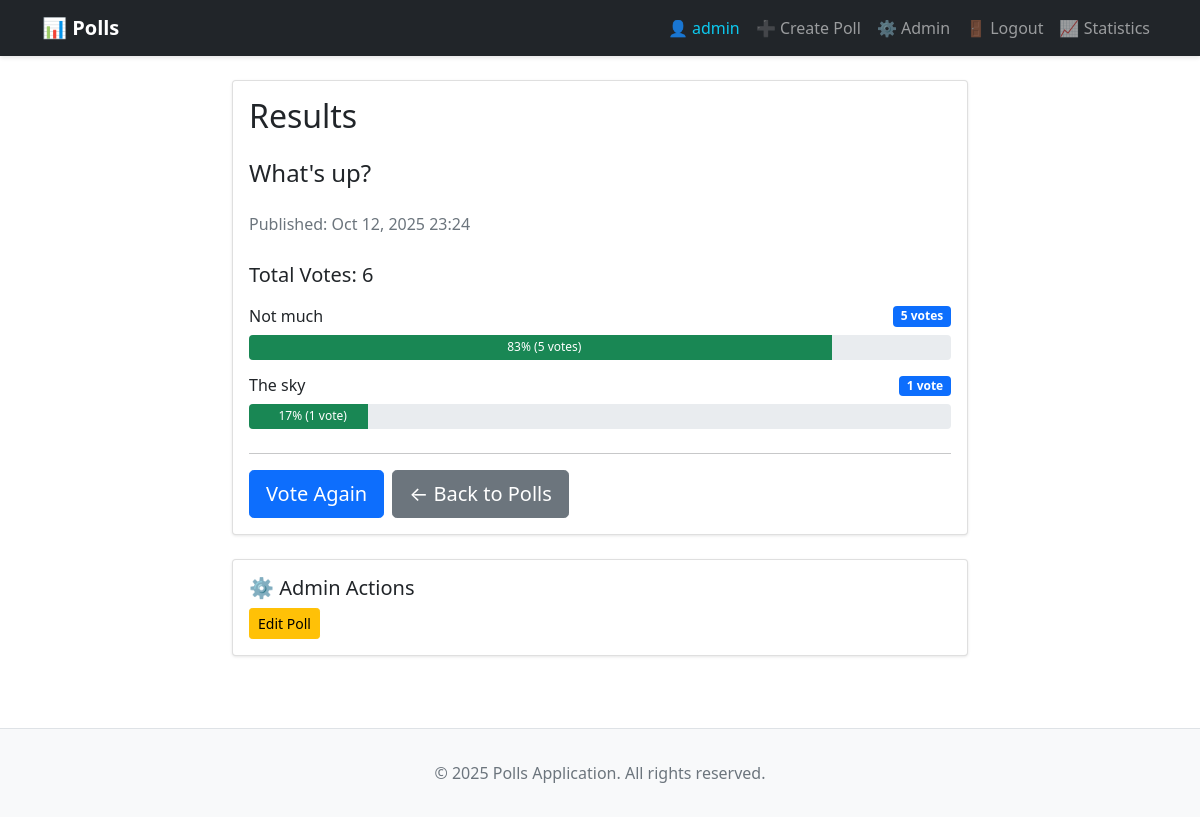
The app's page /polls/1/results/ (signed in) with its own data.
### polls/models.py (models this page shows, shortened)
class Question(models.Model):
    question_text = models.CharField(max_length=200)
    pub_date = models.DateTimeField("date published")
    def get_total_votes(self):
        return sum(choice.votes for choice in self.choice_set.all())

class Choice(models.Model):
    question = models.ForeignKey(Question, on_delete=models.CASCADE)
    choice_text = models.CharField(max_length=200)
    votes = models.IntegerField(default=0)

### polls/views.py (the view)
# urls.py: path("<int:pk>/results/", views.ResultsView.as_view(), name="results"),
class ResultsView(PollsBaseView, generic.DetailView):
    model = Question
    template_name = "polls/results.html"

### polls/views.py (called while the page is built)
    def get_slogan(self):
        return random.choice(self.slogans)

    def get_context_data(self, **kwargs):
        context = super().get_context_data(**kwargs)
        context['slogan'] = self.get_slogan()
        return context

### polls/templates/polls/results.html (shortened to what this page needs)
{% extends "base.html" %}
{% block content %}
<div class="row justify-content-center">
    <div class="col-lg-8">
        <div class="card">
            <div class="card-body">
                <h2 class="card-title mb-4">Results</h2>
                <h4 class="mb-4">{{ question.question_text }}</h4>
                <p class="text-muted mb-4">
                    Published: {{ question.pub_date|date:"M d, Y H:i" }}
                </p>
                <div class="mb-4">
                    <p class="lead">
                        <strong>Total Votes:</strong>
                        <span id="total-votes">{{ question.get_total_votes }}</span>
                    </p>
                    {% for choice in question.choice_set.all %}
                        <div class="mb-3">
                            <div class="d-flex justify-content-between align-items-center mb-2">
                                <h6 class="mb-0">{{ choice.choice_text }}</h6>
                                <span class="badge bg-primary">{{ choice.votes }} vote{{ choice.votes|pluralize }}</span>
                            </div>
                            <div class="progress" style="height: 25px;">
                                {% if question.get_total_votes > 0 %}
                                    {% widthratio choice.votes question.get_total_votes 100 as percentage %}
                                    <div
                                        class="progress-bar bg-success"
                                        role="progressbar"
                                        style="width: {{ percentage }}%"
                                        aria-valuenow="{{ choice.votes }}"
                                        aria-valuemin="0"
                                        aria-valuemax="{{ question.get_total_votes }}"
                                    >
                                        <span class="ps-2">{{ percentage }}% ({{ choice.votes }} vote{{ choice.votes|pluralize }})</span>
                                    </div>
                                {% endif %}
                            </div>
                        </div>
                    {% endfor %}
                </div>
                <hr>
                <div class="d-flex gap-2">
                    <a href="{% url 'polls:detail' question.id %}" class="btn btn-primary btn-lg">
                        Vote Again
                    </a>
                    <a href="{% url 'polls:index' %}" class="btn btn-secondary btn-lg">
                        ← Back to Polls
                    </a>
                </div>
            </div>
        </div>
        {% if user.is_staff %}
            <div class="card mt-4">
                <div class="card-body">
                    <h5 class="card-title">⚙️ Admin Actions</h5>
                    <a href="{% url 'polls:poll_edit' question.id %}" class="btn btn-warning btn-sm">
                        Edit Poll
                    </a>
                </div>
            </div>
        {% endif %}
    </div>
</div>
{% endblock %}

### templates/base.html (shortened to what this page needs)
<!DOCTYPE html>
<html lang="en">
<head>
    <link href="https://cdn.jsdelivr.net/npm/bootstrap@5.1.3/dist/css/bootstrap.min.css" rel="stylesheet">
</head>
<body>
    <nav class="navbar navbar-expand-lg navbar-dark bg-dark">
        <div class="container">
            <a class="navbar-brand" href="{% url 'polls:index' %}"><strong>📊 Polls</strong></a>
            <div class="collapse navbar-collapse" id="navbarNav">
                <ul class="navbar-nav ms-auto">
                    {% if user.is_authenticated %}
                        <li class="nav-item"><span class="nav-link text-info">👤 {{ user.username }}</span></li>
                        {% if user.is_staff %}
                            <li class="nav-item"><a class="nav-link" href="{% url 'polls:poll_new' %}">➕ Create Poll</a></li>
                            <li class="nav-item"><a class="nav-link" href="/admin/">⚙️ Admin</a></li>
                        {% endif %}
                        <li class="nav-item"><a class="nav-link" href="{% url 'account_logout' %}">🚪 Logout</a></li>
                    {% else %}
                        <li class="nav-item"><a class="nav-link" href="{% url 'account_login' %}">🔐 Login</a></li>
                        <li class="nav-item"><a class="nav-link" href="{% url 'account_signup' %}">📝 Register</a></li>
                    {% endif %}
                    <li class="nav-item"><a class="nav-link" href="{% url 'polls_analytics:statistics_index' %}">📈 Statistics</a></li>
                </ul>
            </div>
        </div>
    </nav>
    <main class="container mt-4 mb-4">
        {% block content %}{% endblock %}
    </main>
    <footer class="footer">
        <div class="container text-center">
            <p class="text-muted mb-0">&copy; {% now "Y" %} Polls Application. All rights reserved.</p>
        </div>
    </footer>
</body>
</html>

### templates/base.html (style rules this page uses)
body { display: flex; flex-direction: column; min-height: 100vh; }
.navbar { box-shadow: 0 2px 4px rgba(0,0,0,0.1); animation: slideIn 0.5s ease-out; }
main { flex: 1; animation: fadeIn 0.5s ease-in; }
.footer { background-color: #f8f9fa; border-top: 1px solid #dee2e6; margin-top: 3rem; padding: 2rem 0; }
.card { box-shadow: 0 1px 3px rgba(0,0,0,0.1); animation: slideIn 0.3s ease-out; }
.btn { transition: all 0.2s ease; }
a { transition: color 0.2s ease; }

### records on screen
Question: question_text "What's up?", pub_date "Oct 12, 2025 23:24", get_total_votes "6"
Choice: choice_text "Not much", votes "5", percentage "83"
Choice: choice_text "The sky", votes "1", percentage "17"

### other values on screen
{{ user.username }} "admin"
